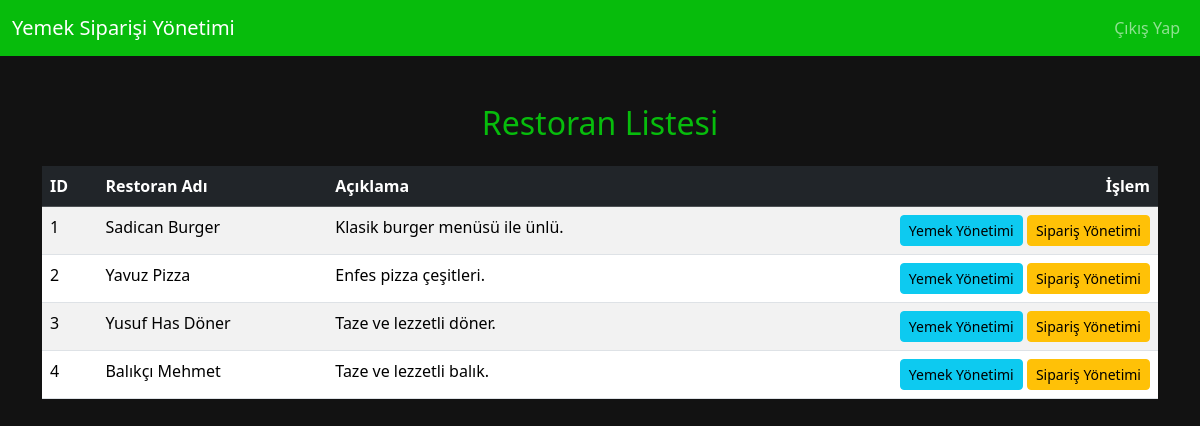
/app/company/companyHomePage.php (signed in), run on the app's committed database.
### tables this page shows
CREATE TABLE `restaurant` (
  `id` int NOT NULL,
  `companyID` int NOT NULL,
  `name` varchar(255) NOT NULL,
  `description` text NOT NULL,
  `image_path` text NOT NULL,
  `created_at` datetime NOT NULL DEFAULT CURRENT_TIMESTAMP,
  `score` double(5,1) DEFAULT '0.0'
);

### app/company/companyHomePage.php (the view, shortened to what this page needs)
<?php
    include '../db/connection.php';
    $user_id = $_SESSION['userID'];
    $state = $pdo->prepare("SELECT companyID FROM users WHERE userID = ?");
    $state->execute([$user_id]);
    $companyID = $state->fetchColumn();
    $query = "SELECT * FROM restaurant WHERE companyID = ?";
    $statement = $pdo->prepare($query);
    $statement->execute([$companyID]);
    $restaurants = $statement->fetchAll(PDO::FETCH_ASSOC);
?>
<!DOCTYPE html>
<html lang="tr">
<head>
    <link href="https://cdn.jsdelivr.net/npm/bootstrap@5.3.3/dist/css/bootstrap.min.css" rel="stylesheet">
</head>
<body style="background-color:#121212;">
    <nav class="navbar navbar-expand-lg navbar-dark" style="background-color: #07bc0c;">
        <div class="container-fluid">
            <a class="navbar-brand" href="companyHomePage.php">Yemek Siparişi Yönetimi</a>
            <div class="collapse navbar-collapse" id="navbarNav">
                <ul class="navbar-nav ms-auto">
                    <li class="nav-item">
                        <a class="nav-link" href="../logout.php">Çıkış Yap</a>
                    </li>
                </ul>
            </div>
        </div>
    </nav>
    <div class="container mt-5">
        <h2 class="text-center mb-4" style="color:#07bc0c;">Restoran Listesi</h2>
        <div class="table-responsive">
            <table class="table table-striped table-hover">
                <thead class="table-dark">
                    <tr>
                        <th>ID</th>
                        <th>Restoran Adı</th>
                        <th>Açıklama</th>
                        <th class="text-end">İşlem</th>
                    </tr>
                </thead>
                <tbody>
                    <?php foreach ($restaurants as $restaurant): ?>
                        <tr>
                            <td><?php echo htmlspecialchars($restaurant['id']); ?></td>
                            <td><?php echo htmlspecialchars($restaurant['name']); ?></td>
                            <td><?php echo htmlspecialchars($restaurant['description']); ?></td>
                            <td class="text-end">
                                <a href="restaurantManagement.php?restaurant_id=<?php echo htmlspecialchars($restaurant['id']); ?>" class="btn btn-info btn-sm">Yemek Yönetimi</a>
                                <a href="orderManagement.php?restaurant_id=<?php echo htmlspecialchars($restaurant['id']); ?>" class="btn btn-warning btn-sm">Sipariş Yönetimi</a>
                            </td>
                        </tr>
                    <?php endforeach; ?>
                </tbody>
            </table>
        </div>
    </div>
</body>
</html>

### data on the page
restaurant: id "1", name "Sadican Burger", description "Klasik burger menüsü ile ünlü."
restaurant: id "2", name "Yavuz Pizza", description "Enfes pizza çeşitleri."
restaurant: id "3", name "Yusuf Has Döner", description "Taze ve lezzetli döner."
restaurant: id "4", name "Balıkçı Mehmet", description "Taze ve lezzetli balık."
